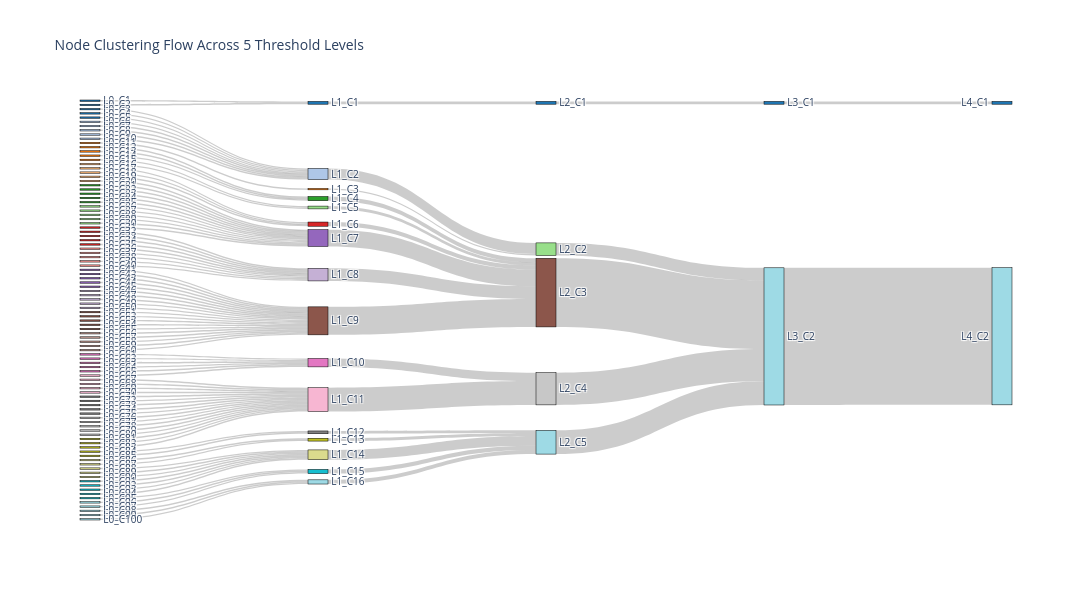

This figure's notebook cell:
### Code cell
# Generate 5 logarithmically spaced threshold values
thresholds = np.logspace(np.log10(tmin), np.log10(1e-1), 5)

# Get cluster assignments for each threshold
cluster_assignments = {}
for i, thresh in enumerate(thresholds):
    clusters = fcluster(linkage_matrix, t=thresh, criterion='distance')
    cluster_assignments[i] = clusters

# Generate consistent colors for each cluster at each level
cluster_colors_dict = {}
for level in range(len(thresholds)):
    unique_clusters = np.unique(cluster_assignments[level])
    n_clusters = len(unique_clusters)
    # Generate colors for this level
    colors_level = plt.cm.tab20(np.linspace(0, 1, n_clusters))
    # Store colors for each cluster at this level
    cluster_colors_dict[level] = {}
    for idx, cluster in enumerate(unique_clusters):
        cluster_colors_dict[level][cluster] = plt.matplotlib.colors.rgb2hex(colors_level[idx])

# Build Sankey diagram data
sources = []
targets = []
values = []
labels = []
node_colors = []

# Create labels for each level and assign colors
for level in range(len(thresholds)):
    unique_clusters = np.unique(cluster_assignments[level])
    for cluster in unique_clusters:
        labels.append(f"L{level}_C{cluster}")
        node_colors.append(cluster_colors_dict[level][cluster])

# Create flows between consecutive levels
offset = 0
for level in range(len(thresholds) - 1):
    current_clusters = cluster_assignments[level]
    next_clusters = cluster_assignments[level + 1]
    
    # Count unique clusters at current and next level
    n_current = len(np.unique(current_clusters))
    n_next = len(np.unique(next_clusters))
    
    # Create transition matrix
    for node_idx in range(len(current_clusters)):
        curr_cluster = current_clusters[node_idx]
        next_cluster = next_clusters[node_idx]
        
        # Find indices in label list
        source_idx = labels.index(f"L{level}_C{curr_cluster}")
        target_idx = labels.index(f"L{level+1}_C{next_cluster}")
        
        # Check if this flow already exists
        try:
            flow_idx = sources.index(source_idx)
            if targets[flow_idx] == target_idx:
                values[flow_idx] += 1
                continue
        except ValueError:
            pass
        
        # Add new flow
        sources.append(source_idx)
        targets.append(target_idx)
        values.append(1)

# Create Sankey diagram
fig = go.Figure(data=[go.Sankey(
    node=dict(
        pad=15,
        thickness=20,
        line=dict(color="black", width=0.5),
        label=labels,
        color=node_colors
    ),
    link=dict(
        source=sources,
        target=targets,
        value=values,
    )
)])

fig.update_layout(
    title=f"Node Clustering Flow Across {len(thresholds)} Threshold Levels",
    font_size=10,
    height=600,
    width=1200
)

fig.show()

print(f"Thresholds: {thresholds}")
print(f"Number of clusters at each level: {[len(np.unique(cluster_assignments[i])) for i in range(len(thresholds))]}")

### Figure 1 — Plotly figure (JSON) as saved in the notebook; plotly's stock layout.template omitted (floating-point values rounded to 4 significant figures)
{"data": [{"link": {"source": [23, 21, 35, 27, 97, 93, 94, 25, 33, 42, 11, 55, 53, 52, 36, 9, 14, 16, 37, 49, 50, 48, 92, 31, 56, 44, 6, 0, 90, 62, 10, 13, 15, 70, 83, 7, 80, 68, 74, 72, 63, 17, 66, 77, 67, 78, 69, 76, 91, 26, 29, 19, 28, 95, 98, 96, 58, 18, 34, 39, 46, 12, 47, 59, 30, 60, 8, 51, 38, 45, 43, 54, 40, 57, 24, 4, 79, 1, 87, 32, 2, 99, 71, 61, 3, 89, 82, 84, 20, 5, 75, 73, 64, 81, 65, 85, 86, 88, 22, 41, 106, 107, 115, 113, 114, 108, 103, 101, 104, 105, 100, 109, 102, 110, 111, 112, 118, 120, 117, 116, 119, 122, 121], "target": [106, 106, 107, 106, 115, 113, 114, 106, 107, 108, 103, 108, 108, 108, 107, 101, 104, 105, 107, 108, 108, 108, 113, 107, 108, 108, 101, 100, 113, 109, 102, 103, 104, 110, 111, 101, 110, 110, 110, 110, 109, 105, 110, 110, 110, 110, 110, 110, 113, 106, 106, 106, 106, 114, 115, 114, 108, 105, 107, 107, 108, 103, 108, 108, 106, 109, 101, 108, 107, 108, 108, 108, 108, 108, 106, 101, 110, 100, 113, 107, 101, 115, 110, 109, 101, 113, 110, 111, 106, 101, 110, 110, 109, 110, 109, 112, 112, 113, 106, 108, 118, 118, 120, 120, 120, 118, 118, 117, 118, 118, 116, 119, 117, 119, 120, 120, 122, 122, 122, 121, 122, 124, 123], "value": [1, 1, 1, 1, 1, 1, 1, 1, 1, 1, 1, 1, 1, 1, 1, 1, 1, 1, 1, 1, 1, 1, 1, 1, 1, 1, 1, 1, 1, 1, 1, 1, 1, 1, 1, 1, 1, 1, 1, 1, 1, 1, 1, 1, 1, 1, 1, 1, 1, 1, 1, 1, 1, 1, 1, 1, 1, 1, 1, 1, 1, 1, 1, 1, 1, 1, 1, 1, 1, 1, 1, 1, 1, 1, 1, 1, 1, 1, 1, 1, 1, 1, 1, 1, 1, 1, 1, 1, 1, 1, 1, 1, 1, 1, 1, 1, 1, 1, 1, 1, 12, 9, 3, 7, 3, 20, 3, 8, 2, 3, 2, 6, 1, 17, 2, 2, 49, 17, 9, 2, 23, 98, 2]}, "node": {"color": ["#1f77b4", "#1f77b4", "#1f77b4", "#1f77b4", "#1f77b4", "#aec7e8", "#aec7e8", "#aec7e8", "#aec7e8", "#aec7e8", "#ff7f0e", "#ff7f0e", "#ff7f0e", "#ff7f0e", "#ff7f0e", "#ffbb78", "#ffbb78", "#ffbb78", "#ffbb78", "#ffbb78", "#2ca02c", "#2ca02c", "#2ca02c", "#2ca02c", "#2ca02c", "#98df8a", "#98df8a", "#98df8a", "#98df8a", "#98df8a", "#d62728", "#d62728", "#d62728", "#d62728", "#d62728", "#ff9896", "#ff9896", "#ff9896", "#ff9896", "#ff9896", "#9467bd", "#9467bd", "#9467bd", "#9467bd", "#9467bd", "#c5b0d5", "#c5b0d5", "#c5b0d5", "#c5b0d5", "#c5b0d5", "#8c564b", "#8c564b", "#8c564b", "#8c564b", "#8c564b", "#c49c94", "#c49c94", "#c49c94", "#c49c94", "#c49c94", "#e377c2", "#e377c2", "#e377c2", "#e377c2", "#e377c2", "#f7b6d2", "#f7b6d2", "#f7b6d2", "#f7b6d2", "#f7b6d2", "#7f7f7f", "#7f7f7f", "#7f7f7f", "#7f7f7f", "#7f7f7f", "#c7c7c7", "#c7c7c7", "#c7c7c7", "#c7c7c7", "#c7c7c7", "#bcbd22", "#bcbd22", "#bcbd22", "#bcbd22", "#bcbd22", "#dbdb8d", "#dbdb8d", "#dbdb8d", "#dbdb8d", "#dbdb8d", "#17becf", "#17becf", "#17becf", "#17becf", "#17becf", "#9edae5", "#9edae5", "#9edae5", "#9edae5", "#9edae5", "#1f77b4", "#aec7e8", "#ff7f0e", "#2ca02c", "#98df8a", "#d62728", "#9467bd", "#c5b0d5", "#8c564b", "#e377c2", "#f7b6d2", "#7f7f7f", "#bcbd22", "#dbdb8d", "#17becf", "#9edae5", "#1f77b4", "#98df8a", "#8c564b", "#c7c7c7", "#9edae5", "#1f77b4", "#9edae5", "#1f77b4", "#9edae5"], "label": ["L0_C1", "L0_C2", "L0_C3", "L0_C4", "L0_C5", "L0_C6", "L0_C7", "L0_C8", "L0_C9", "L0_C10", "L0_C11", "L0_C12", "L0_C13", "L0_C14", "L0_C15", "L0_C16", "L0_C17", "L0_C18", "L0_C19", "L0_C20", "L0_C21", "L0_C22", "L0_C23", "L0_C24", "L0_C25", "L0_C26", "L0_C27", "L0_C28", "L0_C29", "L0_C30", "L0_C31", "L0_C32", "L0_C33", "L0_C34", "L0_C35", "L0_C36", "L0_C37", "L0_C38", "L0_C39", "L0_C40", "L0_C41", "L0_C42", "L0_C43", "L0_C44", "L0_C45", "L0_C46", "L0_C47", "L0_C48", "L0_C49", "L0_C50", "L0_C51", "L0_C52", "L0_C53", "L0_C54", "L0_C55", "L0_C56", "L0_C57", "L0_C58", "L0_C59", "L0_C60", "L0_C61", "L0_C62", "L0_C63", "L0_C64", "L0_C65", "L0_C66", "L0_C67", "L0_C68", "L0_C69", "L0_C70", "L0_C71", "L0_C72", "L0_C73", "L0_C74", "L0_C75", "L0_C76", "L0_C77", "L0_C78", "L0_C79", "L0_C80", "L0_C81", "L0_C82", "L0_C83", "L0_C84", "L0_C85", "L0_C86", "L0_C87", "L0_C88", "L0_C89", "L0_C90", "L0_C91", "L0_C92", "L0_C93", "L0_C94", "L0_C95", "L0_C96", "L0_C97", "L0_C98", "L0_C99", "L0_C100", "L1_C1", "L1_C2", "L1_C3", "L1_C4", "L1_C5", "L1_C6", "L1_C7", "L1_C8", "L1_C9", "L1_C10", "L1_C11", "L1_C12", "L1_C13", "L1_C14", "L1_C15", "L1_C16", "L2_C1", "L2_C2", "L2_C3", "L2_C4", "L2_C5", "L3_C1", "L3_C2", "L4_C1", "L4_C2"], "line": {"color": "black", "width": 0.5}, "pad": 15, "thickness": 20}, "type": "sankey"}], "layout": {"font": {"size": 10}, "height": 600, "title": {"text": "Node Clustering Flow Across 5 Threshold Levels"}, "width": 1200}}
